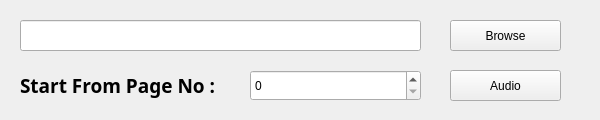
<?xml version="1.0" encoding="UTF-8"?>
<ui version="4.0">
 <class>PDF_Mode_Form</class>
 <widget class="QFrame" name="PDF_Mode_Form">
  <property name="windowModality">
   <enum>Qt::NonModal</enum>
  </property>
  <property name="geometry">
   <rect>
    <x>0</x>
    <y>0</y>
    <width>600</width>
    <height>120</height>
   </rect>
  </property>
  <property name="minimumSize">
   <size>
    <width>600</width>
    <height>120</height>
   </size>
  </property>
  <property name="maximumSize">
   <size>
    <width>600</width>
    <height>120</height>
   </size>
  </property>
  <property name="windowTitle">
   <string>PDF Mode</string>
  </property>
  <property name="windowIcon">
   <iconset>
    <normaloff>../icons/audiobook.png</normaloff>../icons/audiobook.png</iconset>
  </property>
  <widget class="QPushButton" name="btn_audio">
   <property name="geometry">
    <rect>
     <x>450</x>
     <y>70</y>
     <width>111</width>
     <height>31</height>
    </rect>
   </property>
   <property name="text">
    <string>Audio</string>
   </property>
  </widget>
  <widget class="QLineEdit" name="lineEdit">
   <property name="geometry">
    <rect>
     <x>20</x>
     <y>20</y>
     <width>401</width>
     <height>31</height>
    </rect>
   </property>
  </widget>
  <widget class="QPushButton" name="btn_browse">
   <property name="geometry">
    <rect>
     <x>450</x>
     <y>20</y>
     <width>111</width>
     <height>31</height>
    </rect>
   </property>
   <property name="text">
    <string>Browse</string>
   </property>
  </widget>
  <widget class="QSpinBox" name="Page_No">
   <property name="geometry">
    <rect>
     <x>250</x>
     <y>70</y>
     <width>171</width>
     <height>31</height>
    </rect>
   </property>
   <property name="maximum">
    <number>1000000000</number>
   </property>
  </widget>
  <widget class="QLabel" name="label">
   <property name="geometry">
    <rect>
     <x>20</x>
     <y>70</y>
     <width>241</width>
     <height>31</height>
    </rect>
   </property>
   <property name="font">
    <font>
     <family>Segoe Script</family>
     <pointsize>14</pointsize>
     <bold>true</bold>
    </font>
   </property>
   <property name="text">
    <string>Start From Page No :</string>
   </property>
  </widget>
 </widget>
 <resources/>
 <connections/>
</ui>
